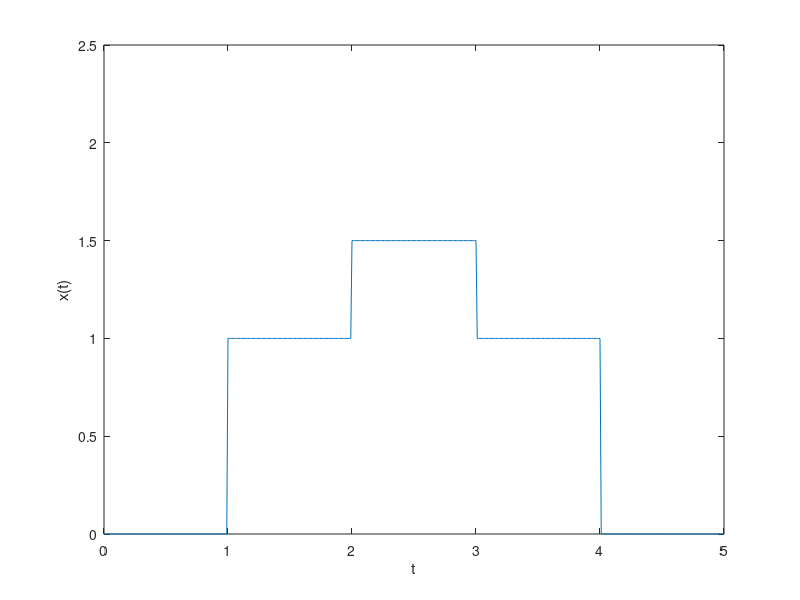
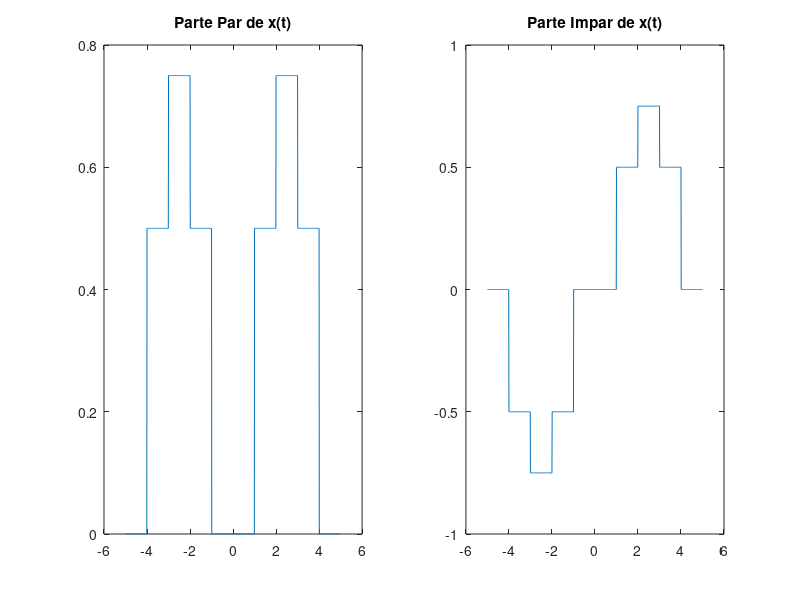

MATLAB code to generate these figures, in order:
clc
clear
close all

t=-5:0.01:5;
x1=1.*(-.5<=t & t<=.5);
x2=1.*(-1.5<=t & t<=1.5);
x1t=1.*(-.5<=t-2.5 & t-2.5<=.5);
x2t=1.*(-1.5<=t-2.5 & t-2.5<=1.5);
x=0.5*x1t+x2t;

plot(t,x)
axis([0 5 0 2.5])
ylabel('x(t)')
xlabel('t')

x1it=1.*(-.5<=-t-2.5 & -t-2.5<=.5);
x2it=1.*(-1.5<=-t-2.5 & -t-2.5<=1.5);
xi=0.5*x1it+x2it;
%parte par
xe=(x+xi)/2;
%Impar
xo=(x-xi)/2;
figure
subplot(1,2,1)
plot(t,xe)
title('Parte Par de x(t)')
subplot(1,2,2)
plot(t,xo)
title('Parte Impar de x(t)')